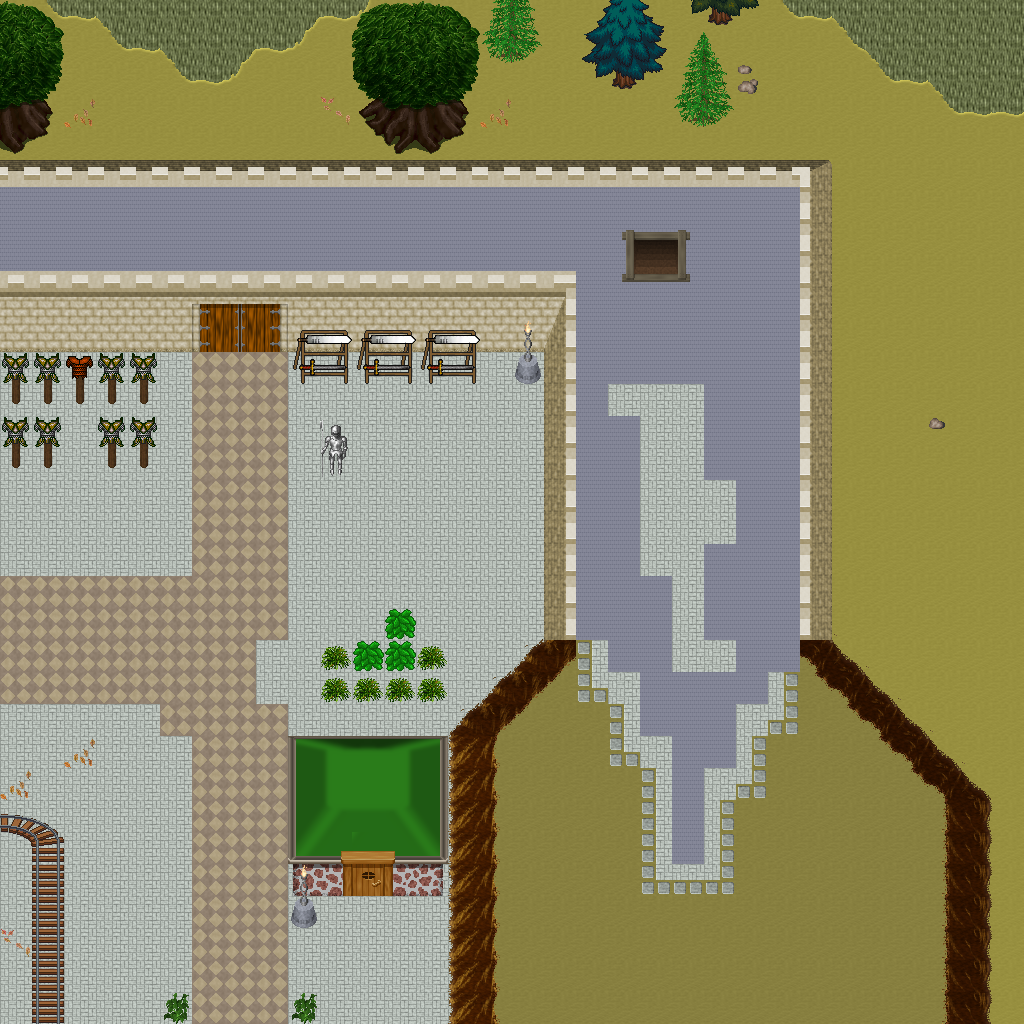

Below is a game level as drawn by its tile map, then a one-line description and the .tmx that defines it (tile-layer data replaced by summaries):
An orthogonal 32x32 tile map with 32x32 px tiles, 5 tile layers (Ground, Objects, Objects2, Above, ...), 1 hidden layer not drawn, 53 tilesets.

<map version="1.10" tiledversion="1.11.0" orientation="orthogonal" renderorder="right-down" width="32" height="32" tilewidth="32" tileheight="32" infinite="0" nextlayerid="11" nextobjectid="1">
 <tileset firstgid="1" name="logic_collision" tilewidth="32" tileheight="32" tilecount="1" columns="1">
  <image source="../drawable/logic_collision.png" width="32" height="32" />
 </tileset>
 <tileset firstgid="2" name="ground_ground" tilewidth="32" tileheight="32" tilecount="33" columns="3">
  <image source="../drawable/ground_ground.png" width="96" height="352" />
 </tileset>
 <tileset firstgid="35" name="building_castle" tilewidth="32" tileheight="32" tilecount="320" columns="20">
  <image source="../drawable/building_castle.png" width="640" height="512" />
 </tileset>
 <tileset firstgid="355" name="ground_brown_paving" tilewidth="32" tileheight="32" tilecount="2" columns="2">
  <image source="../drawable/ground_brown_paving.png" width="64" height="32" />
 </tileset>
 <tileset firstgid="357" name="ground_water_water_bubbles" tilewidth="32" tileheight="32" tilecount="32" columns="8">
  <image source="../drawable/ground_water_water_bubbles.png" width="256" height="128" />
 </tileset>
 <tileset firstgid="389" name="ground_indoor_black_hole" tilewidth="32" tileheight="32" tilecount="12" columns="3">
  <image source="../drawable/ground_indoor_black_hole.png" width="96" height="128" />
 </tileset>
 <tileset firstgid="401" name="ground_ridge_earth_dark" tilewidth="32" tileheight="32" tilecount="96" columns="12">
  <image source="../drawable/ground_ridge_earth_dark.png" width="384" height="256" />
 </tileset>
 <tileset firstgid="497" name="building_roof_red" tilewidth="32" tileheight="32" tilecount="20" columns="5">
  <image source="../drawable/building_roof_red.png" width="160" height="128" />
 </tileset>
 <tileset firstgid="517" name="building_wall_wall_brown" tilewidth="32" tileheight="32" tilecount="12" columns="3">
  <image source="../drawable/building_wall_wall_brown.png" width="96" height="128" />
 </tileset>
 <tileset firstgid="529" name="plant_bush_bushes" tilewidth="32" tileheight="32" tilecount="10" columns="5">
  <image source="../drawable/plant_bush_bushes.png" width="160" height="64" />
 </tileset>
 <tileset firstgid="539" name="plant_leaves" tilewidth="32" tileheight="32" tilecount="8" columns="4">
  <image source="../drawable/plant_leaves.png" width="128" height="64" />
 </tileset>
 <tileset firstgid="547" name="object_well" tilewidth="32" tileheight="32" tilecount="4" columns="2">
  <image source="../drawable/object_well.png" width="64" height="64" />
 </tileset>
 <tileset firstgid="551" name="building_wall_wood" tilewidth="32" tileheight="32" tilecount="16" columns="4">
  <image source="../drawable/building_wall_wood.png" width="128" height="128" />
 </tileset>
 <tileset firstgid="567" name="ground_earth_edges" tilewidth="32" tileheight="32" tilecount="18" columns="6">
  <image source="../drawable/ground_earth_edges.png" width="192" height="96" />
 </tileset>
 <tileset firstgid="585" name="ground_grass_corners" tilewidth="32" tileheight="32" tilecount="24" columns="6">
  <image source="../drawable/ground_grass_corners.png" width="192" height="128" />
 </tileset>
 <tileset firstgid="609" name="ground_rock_pebbles" tilewidth="32" tileheight="32" tilecount="3" columns="1">
  <image source="../drawable/ground_rock_pebbles.png" width="32" height="96" />
 </tileset>
 <tileset firstgid="612" name="furniture_other_stick" tilewidth="32" tileheight="32" tilecount="2" columns="1">
  <image source="../drawable/furniture_other_stick.png" width="32" height="64" />
 </tileset>
 <tileset firstgid="614" name="plant_grasses" tilewidth="32" tileheight="32" tilecount="6" columns="3">
  <image source="../drawable/plant_grasses.png" width="96" height="64" />
 </tileset>
 <tileset firstgid="620" name="item_armor_sword_rack" tilewidth="32" tileheight="32" tilecount="4" columns="2">
  <image source="../drawable/item_armor_sword_rack.png" width="64" height="64" />
 </tileset>
 <tileset firstgid="624" name="building_roof_yellow" tilewidth="32" tileheight="32" tilecount="20" columns="5">
  <image source="../drawable/building_roof_yellow.png" width="160" height="128" />
 </tileset>
 <tileset firstgid="644" name="building_roof_blue" tilewidth="32" tileheight="32" tilecount="20" columns="5">
  <image source="../drawable/building_roof_blue.png" width="160" height="128" />
 </tileset>
 <tileset firstgid="664" name="plant_tree_tree_darkgreen" tilewidth="32" tileheight="32" tilecount="88" columns="8">
  <image source="../drawable/plant_tree_tree_darkgreen.png" width="256" height="352" />
 </tileset>
 <tileset firstgid="752" name="building_door_door_n" tilewidth="32" tileheight="32" tilecount="6" columns="3">
  <image source="../drawable/building_door_door_n.png" width="96" height="64" />
 </tileset>
 <tileset firstgid="758" name="item_pot_dark_barrel" tilewidth="32" tileheight="32" tilecount="2" columns="1">
  <image source="../drawable/item_pot_dark_barrel.png" width="32" height="64" />
 </tileset>
 <tileset firstgid="760" name="building_roof_green" tilewidth="32" tileheight="32" tilecount="20" columns="5">
  <image source="../drawable/building_roof_green.png" width="160" height="128" />
 </tileset>
 <tileset firstgid="780" name="building_wall_stone" tilewidth="32" tileheight="32" tilecount="12" columns="3">
  <image source="../drawable/building_wall_stone.png" width="96" height="128" />
 </tileset>
 <tileset firstgid="792" name="item_statue_metal_and_stone" tilewidth="32" tileheight="32" tilecount="6" columns="3">
  <image source="../drawable/item_statue_metal_and_stone.png" width="96" height="64" />
 </tileset>
 <tileset firstgid="798" name="ground_ladder_steps" tilewidth="32" tileheight="32" tilecount="6" columns="3">
  <image source="../drawable/ground_ladder_steps.png" width="96" height="64" />
 </tileset>
 <tileset firstgid="804" name="item_armor_armor" tilewidth="32" tileheight="32" tilecount="4" columns="4">
  <image source="../drawable/item_armor_armor.png" width="128" height="32" />
 </tileset>
 <tileset firstgid="808" name="logic_portal" tilewidth="32" tileheight="32" tilecount="24" columns="8">
  <image source="../drawable/logic_portal.png" width="256" height="96" />
 </tileset>
 <tileset firstgid="832" name="logic_creature_human_soldier" tilewidth="32" tileheight="32" tilecount="16" columns="8">
  <image source="../drawable/logic_creature_human_soldier.png" width="256" height="64" />
 </tileset>
 <tileset firstgid="848" name="ground_ladder_horizontal_dark" tilewidth="32" tileheight="32" tilecount="3" columns="1">
  <image source="../drawable/ground_ladder_horizontal_dark.png" width="32" height="96" />
 </tileset>
 <tileset firstgid="851" name="building_door_closed" tilewidth="32" tileheight="32" tilecount="1" columns="1">
  <image source="../drawable/building_door_closed.png" width="32" height="32" />
 </tileset>
 <tileset firstgid="852" name="ground_green_paving" tilewidth="32" tileheight="32" tilecount="18" columns="3">
  <image source="../drawable/ground_green_paving.png" width="96" height="192" />
 </tileset>
 <tileset firstgid="870" name="ground_earth_edges_yellowgreen" tilewidth="32" tileheight="32" tilecount="15" columns="5">
  <image source="../drawable/ground_earth_edges_yellowgreen.png" width="160" height="96" />
 </tileset>
 <tileset firstgid="885" name="ground_grass_2" tilewidth="32" tileheight="32" tilecount="21" columns="3">
  <image source="../drawable/ground_grass_2.png" width="96" height="224" />
 </tileset>
 <tileset firstgid="906" name="plant_tree_spruce" tilewidth="32" tileheight="32" tilecount="6" columns="2">
  <image source="../drawable/plant_tree_spruce.png" width="64" height="96" />
 </tileset>
 <tileset firstgid="912" name="plant_tree_evergreen" tilewidth="32" tileheight="32" tilecount="36" columns="3">
  <image source="../drawable/plant_tree_evergreen.png" width="96" height="384" />
 </tileset>
 <tileset firstgid="948" name="plant_stump_stump_pale_brown" tilewidth="32" tileheight="32" tilecount="4" columns="2">
  <image source="../drawable/plant_stump_stump_pale_brown.png" width="64" height="64" />
 </tileset>
 <tileset firstgid="952" name="plant_bush_bricked_bushes" tilewidth="32" tileheight="32" tilecount="6" columns="2">
  <image source="../drawable/plant_bush_bricked_bushes.png" width="64" height="96" />
 </tileset>
 <tileset firstgid="958" name="item_statue_wolf_statue" tilewidth="32" tileheight="32" tilecount="6" columns="2">
  <image source="../drawable/item_statue_wolf_statue.png" width="64" height="96" />
 </tileset>
 <tileset firstgid="964" name="item_pot_pot_tall" tilewidth="32" tileheight="32" tilecount="2" columns="1">
  <image source="../drawable/item_pot_pot_tall.png" width="32" height="64" />
 </tileset>
 <tileset firstgid="966" name="furniture_chair_bench_wooden" tilewidth="32" tileheight="32" tilecount="8" columns="2">
  <image source="../drawable/furniture_chair_bench_wooden.png" width="64" height="128" />
 </tileset>
 <tileset firstgid="974" name="item_statue_plants_potted_stone" tilewidth="32" tileheight="32" tilecount="6" columns="3">
  <image source="../drawable/item_statue_plants_potted_stone.png" width="96" height="64" />
 </tileset>
 <tileset firstgid="980" name="ground_dry_grass" tilewidth="32" tileheight="32" tilecount="54" columns="9">
  <image source="../drawable/ground_dry_grass.png" width="288" height="192" />
 </tileset>
 <tileset firstgid="1034" name="light_door_light" tilewidth="32" tileheight="32" tilecount="12" columns="3">
  <image source="../drawable/light_door_light.png" width="96" height="128" />
 </tileset>
 <tileset firstgid="1046" name="furniture_light_dark_torch" tilewidth="32" tileheight="32" tilecount="8" columns="2">
  <image source="../drawable/furniture_light_dark_torch.png" width="64" height="128" />
 </tileset>
 <tileset firstgid="1054" name="light_dim_yellow_light_5x5" tilewidth="32" tileheight="32" tilecount="25" columns="5">
  <image source="../drawable/light_dim_yellow_light_5x5.png" width="160" height="160" />
 </tileset>
 <tileset firstgid="1079" name="ground_ladder_vertical_dark" tilewidth="32" tileheight="32" tilecount="3" columns="3">
  <image source="../drawable/ground_ladder_vertical_dark.png" width="96" height="32" />
 </tileset>
 <tileset firstgid="1082" name="ground_rock_huge_boulder" tilewidth="32" tileheight="32" tilecount="20" columns="5">
  <image source="../drawable/ground_rock_huge_boulder.png" width="160" height="128" />
 </tileset>
 <tileset firstgid="1102" name="logic_creature_fowl" tilewidth="32" tileheight="32" tilecount="6" columns="6">
  <image source="../drawable/logic_creature_fowl.png" width="192" height="32" />
 </tileset>
 <tileset firstgid="1108" name="object_mine_rails_2" tilewidth="32" tileheight="32" tilecount="64" columns="8">
  <image source="../drawable/object_mine_rails_2.png" width="256" height="256" />
 </tileset>
 <tileset firstgid="1172" name="logic_creature_mutant" tilewidth="32" tileheight="32" tilecount="7" columns="7">
  <image source="../drawable/logic_creature_mutant.png" width="224" height="32" />
 </tileset>
 <layer id="1" name="Ground" width="32" height="32">
  <data>[1024 cells, 1024 non-empty, 6 distinct tile ids]</data>
 </layer>
 <layer id="2" name="Objects" width="32" height="32">
  <data>[1024 cells, 236 non-empty, 59 distinct tile ids]</data>
 </layer>
 <layer id="3" name="Objects2" width="32" height="32">
  <data>[1024 cells, 189 non-empty, 55 distinct tile ids]</data>
 </layer>
 <layer id="4" name="Above" width="32" height="32">
  <data>[1024 cells, 43 non-empty, 29 distinct tile ids]</data>
 </layer>
 <layer id="5" name="Above2" width="32" height="32">
  <data>[1024 cells, 21 non-empty, 10 distinct tile ids]</data>
 </layer>
 <layer id="6" name="Walkable" width="32" height="32" visible="0">
  <data>[1024 cells, 212 non-empty, 1 distinct tile ids]</data>
 </layer>
 <objectgroup id="7" name="Mapevents" />
 <objectgroup id="8" name="Spawn" />
 <objectgroup id="9" name="Keys" />
 <objectgroup id="10" name="Replace" />
</map>
